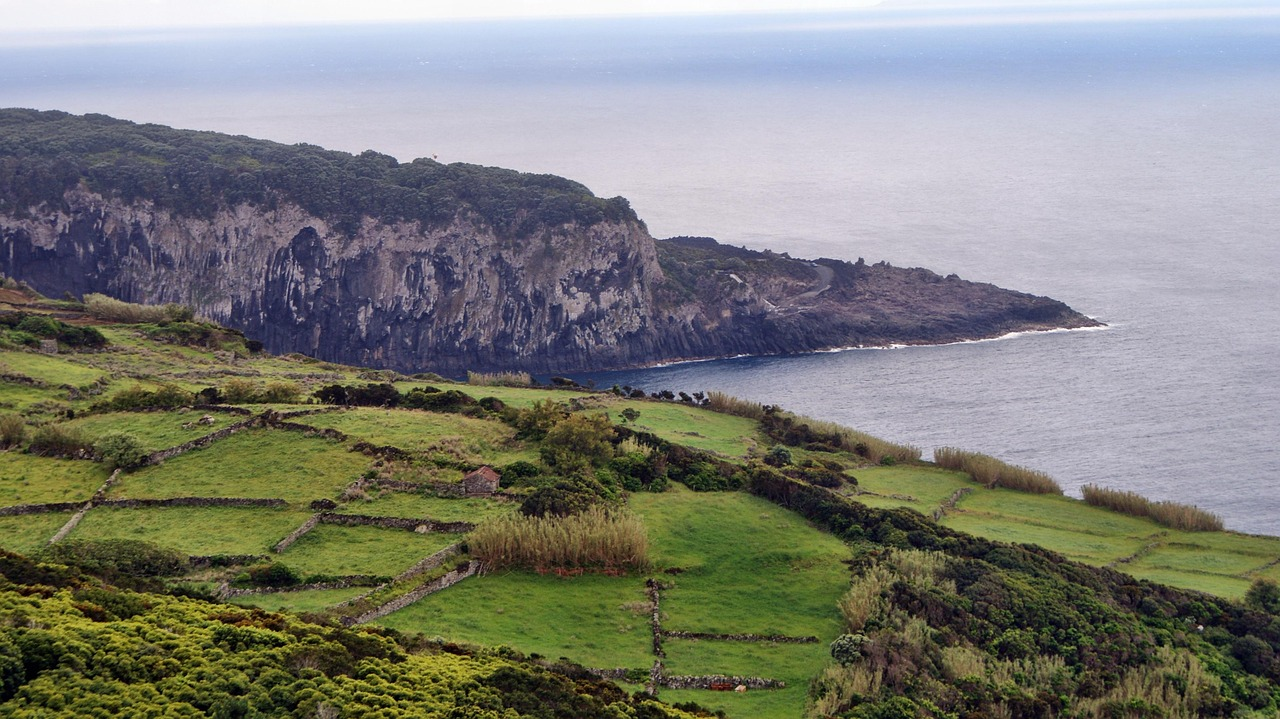
#> input picture test.jpg, 1280 x 719 px, found by its file name
$ python mod1.py
#> lines starting #> are read from the running program, lines starting #| are printed output that depends on the picture
import cv2
import matplotlib.pyplot as plt

img = cv2.imread("test.jpg")
#> img is the input picture: shape (719, 1280, 3); mean B, G, R 120.9, 127.3, 126.1
img_rgb = cv2.cvtColor(img, cv2.COLOR_BGR2RGB)

# Resize to half size
small_nearest = cv2.resize(img_rgb, None, fx=0.5, fy=0.5, interpolation=cv2.INTER_NEAREST)
small_linear = cv2.resize(img_rgb, None, fx=0.5, fy=0.5, interpolation=cv2.INTER_LINEAR)
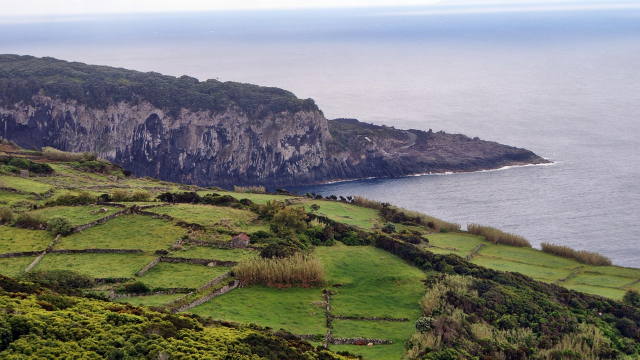
#> small_linear: shape (360, 640, 3); mean R, G, B 126.2, 127.4, 120.9
small_cubic = cv2.resize(img_rgb, None, fx=0.5, fy=0.5, interpolation=cv2.INTER_CUBIC)

plt.figure(figsize=(12,8))

plt.subplot(1,3,1)
plt.imshow(small_nearest)
plt.title("Nearest")

plt.subplot(1,3,2)
plt.imshow(small_linear)
plt.title("Bilinear")

plt.subplot(1,3,3)
plt.imshow(small_cubic)
plt.title("Bicubic")

plt.show()
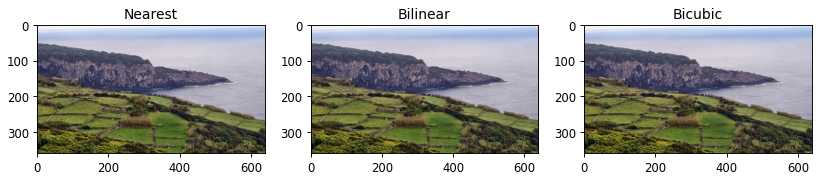
#> figure drawn by matplotlib, 3 panels
